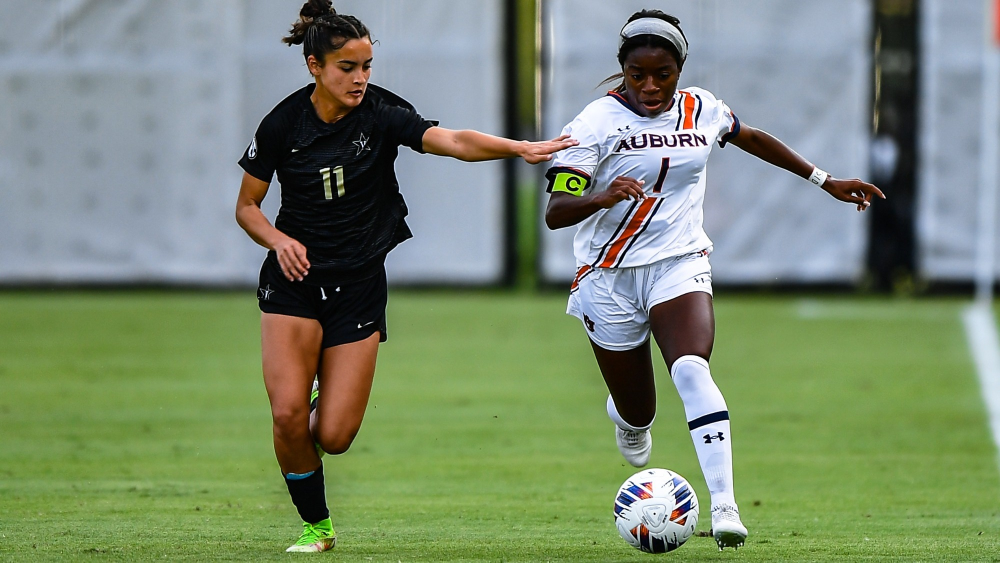
#> input picture 연습문제/연습문제/soccer.jpg, 2000 x 1125 px (shown at 1/2 size)
$ jupyter execute '연습문제4.ipynb'
#> lines starting #> are read from the running program, lines starting #| are printed output that depends on the picture
[cell 1]
import cv2 as cv
import sys

img = cv.imread('./soccer.jpg')
#> img is the input picture: shape (1125, 2000, 3); mean B, G, R 112.3, 138, 122

if img is None:
    sys.exit('파일을 찾을 수 없습니다.')

gray = cv.cvtColor(img, cv.COLOR_BGR2GRAY)
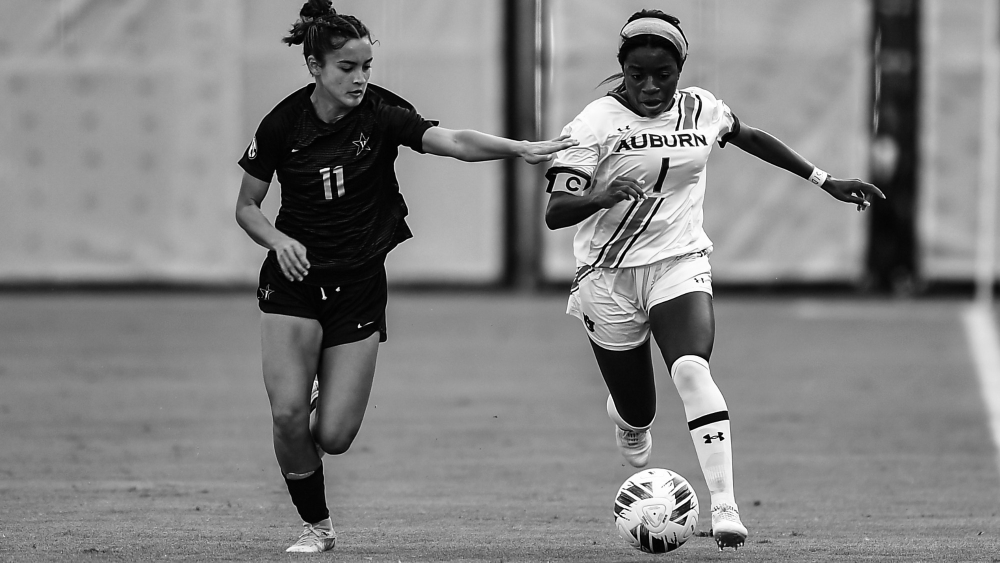
#> gray: shape (1125, 2000) (shown at 1/2 size); min 0, max 255, mean 130.3
gray_small1=cv.resize(gray,dsize=(0,0),fx=0.1,fy=0.1) #사진 크기 조정
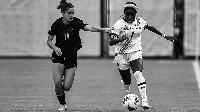
#> gray_small1: shape (112, 200); min 1, max 254, mean 130.4
gray_small2=cv.resize(gray,dsize=(0,0),fx=0.2,fy=0.2)
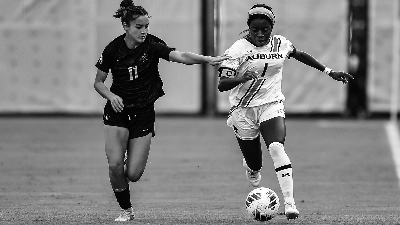
#> gray_small2: shape (225, 400); min 0, max 255, mean 130.3
gray_small3=cv.resize(gray,dsize=(0,0),fx=0.3,fy=0.3)
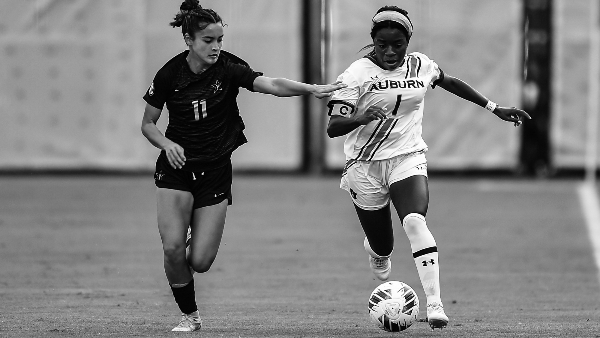
#> gray_small3: shape (338, 600); min 0, max 255, mean 130.2
gray_small4=cv.resize(gray,dsize=(0,0),fx=0.4,fy=0.4)
gray_small5=cv.resize(gray,dsize=(0,0),fx=0.5,fy=0.5)
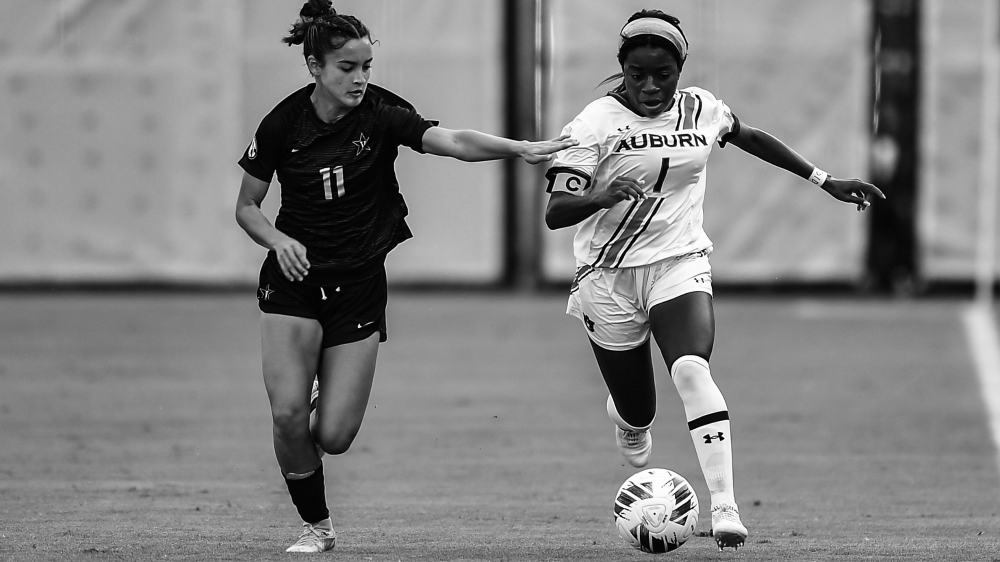
#> gray_small5: shape (562, 1000); min 0, max 255, mean 130.4
gray_small6=cv.resize(gray,dsize=(0,0),fx=0.6,fy=0.6)
gray_small7=cv.resize(gray,dsize=(0,0),fx=0.7,fy=0.7)
gray_small8=cv.resize(gray,dsize=(0,0),fx=0.8,fy=0.8)
gray_small9=cv.resize(gray,dsize=(0,0),fx=0.9,fy=0.9)
gray_small10=cv.resize(gray,dsize=(0,0),fx=1.0,fy=1.0)

cv.imwrite('soccer_gray.jpg',gray)

cv.imwrite('soccer_gray_small1.jpg',gray_small1) #사진 10개 저장
cv.imwrite('soccer_gray_small2.jpg',gray_small2)
cv.imwrite('soccer_gray_small3.jpg',gray_small3)
cv.imwrite('soccer_gray_small4.jpg',gray_small4)
cv.imwrite('soccer_gray_small5.jpg',gray_small5)
cv.imwrite('soccer_gray_small6.jpg',gray_small6)
cv.imwrite('soccer_gray_small7.jpg',gray_small7)
cv.imwrite('soccer_gray_small8.jpg',gray_small8)
cv.imwrite('soccer_gray_small9.jpg',gray_small9)
cv.imwrite('soccer_gray_small10.jpg',gray_small10)

cv.imshow('Gray small image1',gray_small1) #사진 보여주기
cv.imshow('Gray small image2',gray_small2)
cv.imshow('Gray small image3',gray_small3)
cv.imshow('Gray small image4',gray_small4)
cv.imshow('Gray small image5',gray_small5)
cv.imshow('Gray small image6',gray_small6)
cv.imshow('Gray small image7',gray_small7)
cv.imshow('Gray small image8',gray_small8)
cv.imshow('Gray small image9',gray_small9)
cv.imshow('Gray small image10',gray_small10)

cv.waitKey()
cv.destroyAllWindows()
